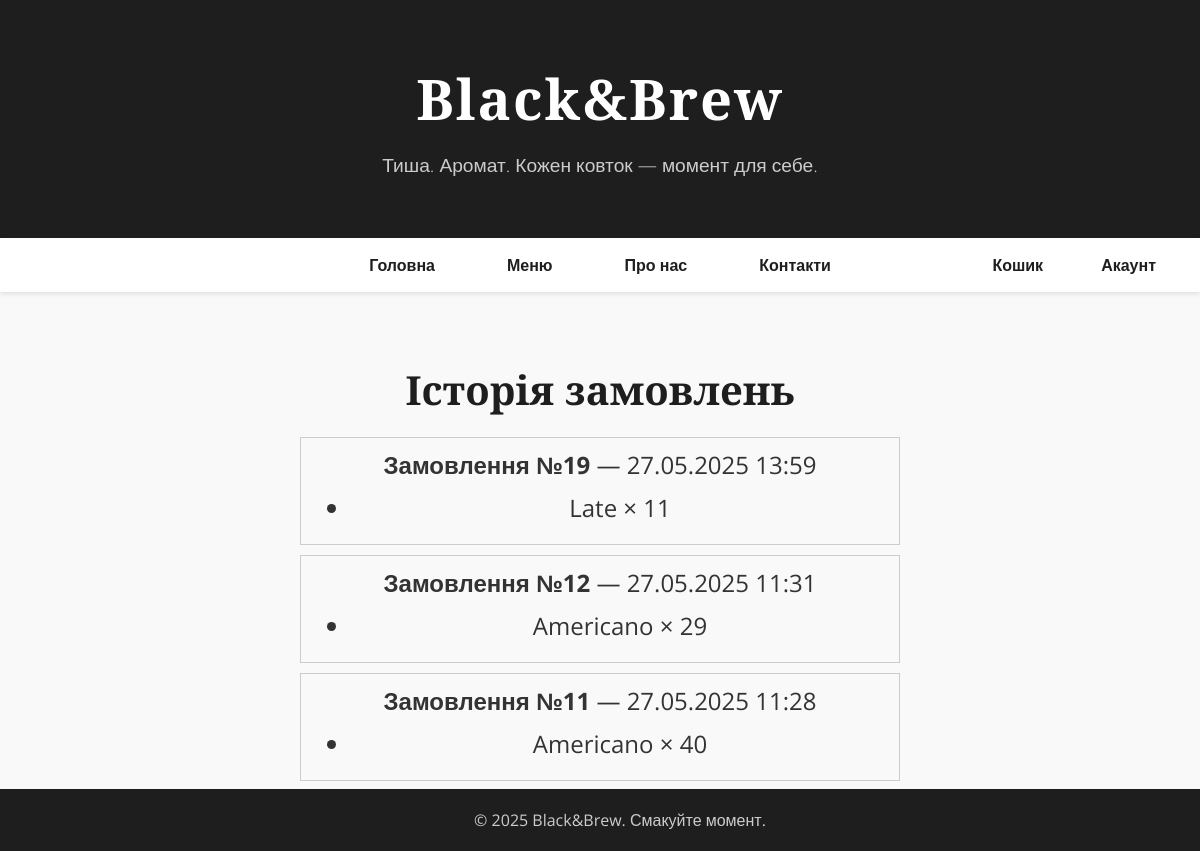
/cart/history/ (signed in), run on the app's committed database.
### cart/models.py (models this page shows, shortened)
class Order(models.Model):
    name = models.CharField(max_length=150)
    user = models.ForeignKey(
        settings.AUTH_USER_MODEL,
        null=True,
        blank=True,
        on_delete=models.SET_NULL
    )
    session_key = models.CharField(max_length=40, null=True, blank=True)
    is_completed = models.BooleanField(default=False)
    created_at = models.DateTimeField(auto_now_add=True)

class OrderItem(models.Model):
    product = models.ForeignKey(Product, on_delete=models.CASCADE)
    quantity = models.PositiveIntegerField(default=1)
    order = models.ForeignKey(Order, on_delete=models.CASCADE)

class Product(models.Model):
    name = models.CharField(max_length=100)
    price = models.DecimalField(max_digits=6, decimal_places=2)

### cart/views.py (the view)
# urls.py: path('history/', views.order_history, name='order_history'),
@login_required
def order_history(request):
    orders = Order.objects.filter(user=request.user).order_by('-created_at')
    return render(request, 'cart/order_history.html', {'orders': orders})

### templates/cart/order_history.html
{% extends 'cart/base.html' %}
{% block content %}
  <h2>Історія замовлень</h2>
  {% if orders %}
    {% for order in orders %}
      <div style="border: 1px solid #ccc; padding: 10px; margin-bottom: 10px;">
        <p><strong>Замовлення №{{ order.id }}</strong> — {{ order.created_at|date:"d.m.Y H:i" }}</p>
        <ul>
          {% for item in order.orderitem_set.all %}
            <li>{{ item.product.name }} × {{ item.quantity }}</li>
          {% endfor %}
        </ul>
      </div>
    {% endfor %}
  {% else %}
    <p>У вас ще немає замовлень.</p>
  {% endif %}
{% endblock %}

### templates/cart/base.html (style rules this page uses)
body { font-family: 'Open Sans', sans-serif; margin:0; padding:0; background:#f9f9f9; color:#333; }
ul { font-size:1.5em; margin:10px auto; }
h2 { font-family:'Playfair Display', serif; font-size:2.5em; margin-bottom:20px; color:#1e1e1e; }
p { font-size:1.5em; margin:0px auto; }

### data on the page
Order: id "19", created_at "27.05.2025 13:59"
OrderItem: product.name "Late", quantity "11"
Order: id "12", created_at "27.05.2025 11:31"
OrderItem: product.name "Americano", quantity "29"
Order: id "11", created_at "27.05.2025 11:28"
OrderItem: product.name "Americano", quantity "40"
